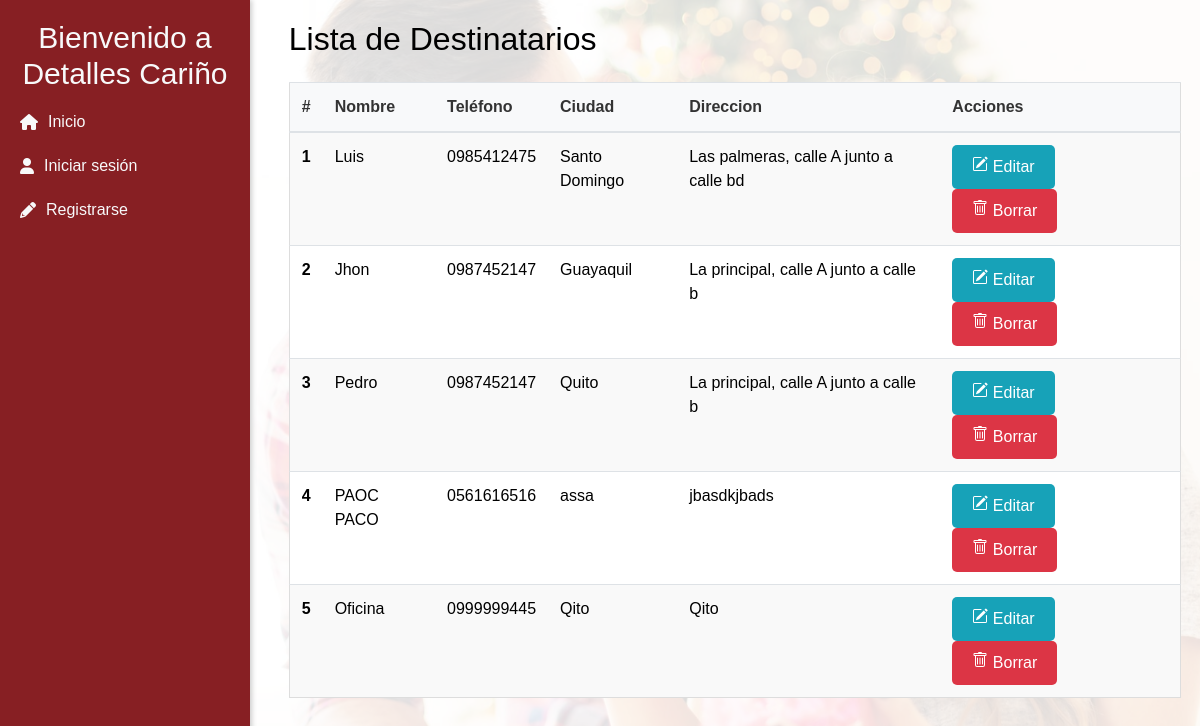
Screenshot of /destinatarios with the database file from the repository.
### pedidos/models.py (models this page shows, shortened)
class Destinatario(models.Model):
    nombre = models.CharField(max_length=50)
    telefono = models.CharField(max_length=10)
    ciudad = models.CharField(max_length=30)
    direccion = models.TextField(max_length=200)

### pedidos/views.py (the view)
# urls.py: path('destinatarios', destinatarios, name='destinatarios'),                                                     #Consultar
def destinatarios(request):
    destinatarios = Destinatario.objects.all()
    contenido = {
        'destinatarios': destinatarios,
        'cliente': request.cliente  # Llama al cliente del middleware
    }
    return render(request, 'destinatarios/listado.html', contenido)

### templates/destinatarios/listado.html (shortened to what this page needs)
{% extends 'menu.html' %}
{% block content %}
  <div class="info-cliente">
    <h2 class="mb-4">Lista de Destinatarios</h2>
    <table class="table">
      <thead>
        <tr>
          <th scope="col">#</th>
          <th scope="col">Nombre</th>
          <th scope="col">Teléfono</th>
          <th scope="col">Ciudad</th>
          <th scope="col">Direccion</th>
          <th scope="col">Acciones </th>
        </tr>
      </thead>
      <tbody>
        {% for destinatario in destinatarios %}
        <tr>
          <th scope="row" data-label="#">{{ forloop.counter }}</th>
          <td data-label="Nombre">{{ destinatario.nombre }}</td>
          <td data-label="Teléfono">{{ destinatario.telefono }}</td>
          <td data-label="Ciudad">{{ destinatario.ciudad }}</td>
          <td data-label="Dirección">{{ destinatario.direccion }}</td>
          <td>
            <a href="{% url 'detalle_destinatario' destinatario.id %}" class="btn btn-info btn-sm">
              Editar</a>
            <form action="{% url 'eliminar_destinatario' destinatario.id %}" method="post" style="display:inline;" class="delete-form">
                <button type="submit" class="btn btn-danger btn-sm">
                  Borrar
                </button>
            </form>
          </td>
        </tr>
        {% endfor %}
      </tbody>
    </table>
  </div>
{% endblock %}

### static/css/main.css (style rules this page uses)
body { font-family: Arial, sans-serif; color: #000000; position: relative; }
body::before { content: ""; position: fixed; top: 0; left: 0; width: 100%; height: 100vh; background-image: url("../img/bg-main.jpg"); background-size: cover; background-position: center; background-repeat: no-repeat; z-index: -1; }
body::after { content: ""; position: fixed; top: 0; left: 0; width: 100%; height: 100%; background-color: rgba(255, 255, 255, 0.85); z-index: -1; }
table { background-color: #fff; border-radius: 20px; border: 1px solid #ddd; -webkit-overflow-scrolling: touch; }
thead th { background-color: #f8f9fa; color: #333; }
tbody tr:nth-child(odd) { background-color: #f9f9f9; }
tbody tr:nth-child(even) { background-color: #fff; }
tbody td { vertical-align: middle; }
.btn { padding: 10px 20px; font-size: 16px; border: none; border-radius: 5px; cursor: pointer; transition: background-color 0.3s ease; margin-right: 10px; }
a { color: #ec9813; text-decoration: none; }

### rows the page displays
Destinatario: nombre "Luis", telefono "0985412475", ciudad "Santo Domingo", direccion "Las palmeras, calle A junto a calle bd"
Destinatario: nombre "Jhon", telefono "0987452147", ciudad "Guayaquil", direccion "La principal, calle A junto a calle b"
Destinatario: nombre "Pedro", telefono "0987452147", ciudad "Quito", direccion "La principal, calle A junto a calle b"
Destinatario: nombre "PAOC PACO", telefono "0561616516", ciudad "assa", direccion "jbasdkjbads"
Destinatario: nombre "Oficina", telefono "0999999445", ciudad "Qito", direccion "Qito"
